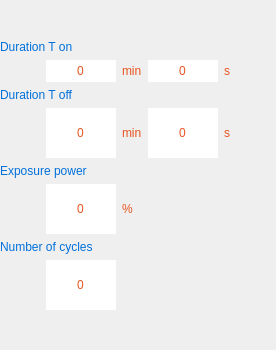
         <widget class="QWidget" name="pageFlashing">
          <layout class="QGridLayout" name="gridLayout_4">
           <property name="leftMargin">
            <number>0</number>
           </property>
           <property name="topMargin">
            <number>0</number>
           </property>
           <property name="rightMargin">
            <number>0</number>
           </property>
           <property name="bottomMargin">
            <number>0</number>
           </property>
           <item row="7" column="1">
            <widget class="QSpinBox" name="powerFlashingspinBox">
             <property name="sizePolicy">
              <sizepolicy hsizetype="Minimum" vsizetype="Fixed">
               <horstretch>0</horstretch>
               <verstretch>50</verstretch>
              </sizepolicy>
             </property>
             <property name="minimumSize">
              <size>
               <width>70</width>
               <height>0</height>
              </size>
             </property>
             <property name="maximumSize">
              <size>
               <width>70</width>
               <height>50</height>
              </size>
             </property>
             <property name="styleSheet">
              <string notr="true">box-shadow: 8px 8px 8px #0070DB29;
width: 85px;
height: 55px;
text-align: left;
font: normal normal bold 25px/29px Arial;
letter-spacing: 0px;
color: #E85420;</string>
             </property>
             <property name="frame">
              <bool>false</bool>
             </property>
             <property name="alignment">
              <set>Qt::AlignmentFlag::AlignCenter</set>
             </property>
             <property name="buttonSymbols">
              <enum>QAbstractSpinBox::ButtonSymbols::NoButtons</enum>
             </property>
            </widget>
           </item>
           <item row="5" column="3">
            <widget class="QSpinBox" name="segOffFlashingspinBox">
             <property name="sizePolicy">
              <sizepolicy hsizetype="Minimum" vsizetype="Fixed">
               <horstretch>0</horstretch>
               <verstretch>50</verstretch>
              </sizepolicy>
             </property>
             <property name="minimumSize">
              <size>
               <width>70</width>
               <height>0</height>
              </size>
             </property>
             <property name="maximumSize">
              <size>
               <width>70</width>
               <height>50</height>
              </size>
             </property>
             <property name="styleSheet">
              <string notr="true">box-shadow: 8px 8px 8px #0070DB29;
width: 85px;
height: 55px;
text-align: left;
font: normal normal bold 25px/29px Arial;
letter-spacing: 0px;
color: #E85420;</string>
             </property>
             <property name="frame">
              <bool>false</bool>
             </property>
             <property name="alignment">
              <set>Qt::AlignmentFlag::AlignCenter</set>
             </property>
             <property name="buttonSymbols">
              <enum>QAbstractSpinBox::ButtonSymbols::NoButtons</enum>
             </property>
            </widget>
           </item>
           <item row="3" column="3">
            <widget class="QSpinBox" name="segOnFlashingspinBox">
             <property name="sizePolicy">
              <sizepolicy hsizetype="Minimum" vsizetype="Fixed">
               <horstretch>0</horstretch>
               <verstretch>50</verstretch>
              </sizepolicy>
             </property>
             <property name="minimumSize">
              <size>
               <width>70</width>
               <height>0</height>
              </size>
             </property>
             <property name="maximumSize">
              <size>
               <width>70</width>
               <height>50</height>
              </size>
             </property>
             <property name="styleSheet">
              <string notr="true">
/* UI Properties */
text-align: left;
font: normal normal bold 25px/29px Arial;
letter-spacing: 0px;
color: #E85420;
opacity: 1;</string>
             </property>
             <property name="frame">
              <bool>false</bool>
             </property>
             <property name="alignment">
              <set>Qt::AlignmentFlag::AlignCenter</set>
             </property>
             <property name="buttonSymbols">
              <enum>QAbstractSpinBox::ButtonSymbols::NoButtons</enum>
             </property>
            </widget>
           </item>
           <item row="3" column="2">
            <widget class="QLabel" name="label_12">
             <property name="sizePolicy">
              <sizepolicy hsizetype="Minimum" vsizetype="Fixed">
               <horstretch>0</horstretch>
               <verstretch>50</verstretch>
              </sizepolicy>
             </property>
             <property name="maximumSize">
              <size>
               <width>999999</width>
               <height>50</height>
              </size>
             </property>
             <property name="styleSheet">
              <string notr="true">
/* UI Properties */
text-align: left;
font: normal normal bold 25px/29px Arial;
letter-spacing: 0px;
color: #E85420;
opacity: 1;</string>
             </property>
             <property name="text">
              <string>min</string>
             </property>
            </widget>
           </item>
           <item row="3" column="4">
            <widget class="QLabel" name="label_13">
             <property name="sizePolicy">
              <sizepolicy hsizetype="Minimum" vsizetype="Fixed">
               <horstretch>0</horstretch>
               <verstretch>50</verstretch>
              </sizepolicy>
             </property>
             <property name="maximumSize">
              <size>
               <width>9999</width>
               <height>50</height>
              </size>
             </property>
             <property name="styleSheet">
              <string notr="true">
/* UI Properties */
text-align: left;
font: normal normal bold 25px/29px Arial;
letter-spacing: 0px;
color: #E85420;
opacity: 1;</string>
             </property>
             <property name="text">
              <string>s</string>
             </property>
            </widget>
           </item>
           <item row="5" column="2">
            <widget class="QLabel" name="label_15">
             <property name="sizePolicy">
              <sizepolicy hsizetype="Preferred" vsizetype="Fixed">
               <horstretch>0</horstretch>
               <verstretch>50</verstretch>
              </sizepolicy>
             </property>
             <property name="maximumSize">
              <size>
               <width>99999</width>
               <height>50</height>
              </size>
             </property>
             <property name="styleSheet">
              <string notr="true">width: 40px;
height: 28px;
/* UI Properties */
text-align: left;
font: normal normal bold 25px/29px Arial;
letter-spacing: 0px;
color: #E85420;
opacity: 1;</string>
             </property>
             <property name="text">
              <string>min</string>
             </property>
            </widget>
           </item>
           <item row="9" column="1">
            <widget class="QSpinBox" name="numberCyclespinBox">
             <property name="sizePolicy">
              <sizepolicy hsizetype="Minimum" vsizetype="Fixed">
               <horstretch>0</horstretch>
               <verstretch>50</verstretch>
              </sizepolicy>
             </property>
             <property name="minimumSize">
              <size>
               <width>70</width>
               <height>0</height>
              </size>
             </property>
             <property name="maximumSize">
              <size>
               <width>70</width>
               <height>50</height>
              </size>
             </property>
             <property name="styleSheet">
              <string notr="true">box-shadow: 8px 8px 8px #0070DB29;
width: 85px;
height: 55px;
text-align: left;
font: normal normal bold 25px/29px Arial;
letter-spacing: 0px;
color: #E85420;</string>
             </property>
             <property name="frame">
              <bool>false</bool>
             </property>
             <property name="alignment">
              <set>Qt::AlignmentFlag::AlignCenter</set>
             </property>
             <property name="buttonSymbols">
              <enum>QAbstractSpinBox::ButtonSymbols::NoButtons</enum>
             </property>
            </widget>
           </item>
           <item row="3" column="1">
            <widget class="QSpinBox" name="minOnFlashingspinBox">
             <property name="sizePolicy">
              <sizepolicy hsizetype="Minimum" vsizetype="Fixed">
               <horstretch>0</horstretch>
               <verstretch>50</verstretch>
              </sizepolicy>
             </property>
             <property name="minimumSize">
              <size>
               <width>70</width>
               <height>0</height>
              </size>
             </property>
             <property name="maximumSize">
              <size>
               <width>70</width>
               <height>50</height>
              </size>
             </property>
             <property name="styleSheet">
              <string notr="true">
/* UI Properties */
text-align: left;
font: normal normal bold 25px/29px Arial;
letter-spacing: 0px;
color: #E85420;
opacity: 1;</string>
             </property>
             <property name="frame">
              <bool>false</bool>
             </property>
             <property name="alignment">
              <set>Qt::AlignmentFlag::AlignCenter</set>
             </property>
             <property name="buttonSymbols">
              <enum>QAbstractSpinBox::ButtonSymbols::NoButtons</enum>
             </property>
            </widget>
           </item>
           <item row="10" column="0">
            <spacer name="verticalSpacer_5">
             <property name="orientation">
              <enum>Qt::Orientation::Vertical</enum>
             </property>
             <property name="sizeType">
              <enum>QSizePolicy::Policy::Expanding</enum>
             </property>
             <property name="sizeHint" stdset="0">
              <size>
               <width>20</width>
               <height>40</height>
              </size>
             </property>
            </spacer>
           </item>
           <item row="3" column="0">
            <spacer name="horizontalSpacer_3">
             <property name="orientation">
              <enum>Qt::Orientation::Horizontal</enum>
             </property>
             <property name="sizeType">
              <enum>QSizePolicy::Policy::Fixed</enum>
             </property>
             <property name="sizeHint" stdset="0">
              <size>
               <width>40</width>
               <height>20</height>
              </size>
             </property>
            </spacer>
           </item>
           <item row="5" column="1">
            <widget class="QSpinBox" name="minOffFlashingspinBox">
             <property name="sizePolicy">
              <sizepolicy hsizetype="Minimum" vsizetype="Fixed">
               <horstretch>0</horstretch>
               <verstretch>50</verstretch>
              </sizepolicy>
             </property>
             <property name="minimumSize">
              <size>
               <width>70</width>
               <height>0</height>
              </size>
             </property>
             <property name="maximumSize">
              <size>
               <width>70</width>
               <height>50</height>
              </size>
             </property>
             <property name="styleSheet">
              <string notr="true">box-shadow: 8px 8px 8px #0070DB29;
width: 85px;
height: 55px;
text-align: left;
font: normal normal bold 25px/29px Arial;
letter-spacing: 0px;
color: #E85420;</string>
             </property>
             <property name="frame">
              <bool>false</bool>
             </property>
             <property name="alignment">
              <set>Qt::AlignmentFlag::AlignCenter</set>
             </property>
             <property name="buttonSymbols">
              <enum>QAbstractSpinBox::ButtonSymbols::NoButtons</enum>
             </property>
            </widget>
           </item>
           <item row="5" column="4">
            <widget class="QLabel" name="label_16">
             <property name="sizePolicy">
              <sizepolicy hsizetype="Preferred" vsizetype="Fixed">
               <horstretch>0</horstretch>
               <verstretch>50</verstretch>
              </sizepolicy>
             </property>
             <property name="maximumSize">
              <size>
               <width>999999</width>
               <height>50</height>
              </size>
             </property>
             <property name="styleSheet">
              <string notr="true">width: 40px;
height: 28px;
/* UI Properties */
text-align: left;
font: normal normal bold 25px/29px Arial;
letter-spacing: 0px;
color: #E85420;
opacity: 1;</string>
             </property>
             <property name="text">
              <string>s</string>
             </property>
            </widget>
           </item>
           <item row="7" column="2">
            <widget class="QLabel" name="label_2">
             <property name="sizePolicy">
              <sizepolicy hsizetype="Preferred" vsizetype="Fixed">
               <horstretch>0</horstretch>
               <verstretch>50</verstretch>
              </sizepolicy>
             </property>
             <property name="maximumSize">
              <size>
               <width>16777215</width>
               <height>50</height>
              </size>
             </property>
             <property name="styleSheet">
              <string notr="true">width: 40px;
height: 28px;
/* UI Properties */
text-align: left;
font: normal normal bold 25px/29px Arial;
letter-spacing: 0px;
color: #E85420;
opacity: 1;</string>
             </property>
             <property name="text">
              <string>%</string>
             </property>
            </widget>
           </item>
           <item row="3" column="5">
            <spacer name="horizontalSpacer_4">
             <property name="orientation">
              <enum>Qt::Orientation::Horizontal</enum>
             </property>
             <property name="sizeHint" stdset="0">
              <size>
               <width>40</width>
               <height>20</height>
              </size>
             </property>
            </spacer>
           </item>
           <item row="2" column="0" colspan="6">
            <widget class="QLabel" name="label_11">
             <property name="sizePolicy">
              <sizepolicy hsizetype="Preferred" vsizetype="Fixed">
               <horstretch>0</horstretch>
               <verstretch>80</verstretch>
              </sizepolicy>
             </property>
             <property name="maximumSize">
              <size>
               <width>9999999</width>
               <height>80</height>
              </size>
             </property>
             <property name="styleSheet">
              <string notr="true">/* UI Properties */
text-align: left;
font: normal normal bold 25px/29px Arial;
letter-spacing: 0px;
color: #0070DB;
opacity: 1;</string>
             </property>
             <property name="text">
              <string>Duration T on</string>
             </property>
            </widget>
           </item>
           <item row="4" column="0" colspan="6">
            <widget class="QLabel" name="label_14">
             <property name="sizePolicy">
              <sizepolicy hsizetype="Preferred" vsizetype="Fixed">
               <horstretch>0</horstretch>
               <verstretch>80</verstretch>
              </sizepolicy>
             </property>
             <property name="maximumSize">
              <size>
               <width>999999</width>
               <height>80</height>
              </size>
             </property>
             <property name="styleSheet">
              <string notr="true">
/* UI Properties */
text-align: left;
font: normal normal bold 25px/29px Arial;
letter-spacing: 0px;
color: #0070DB;
opacity: 1;</string>
             </property>
             <property name="text">
              <string>Duration T off</string>
             </property>
            </widget>
           </item>
           <item row="6" column="0" colspan="6">
            <widget class="QLabel" name="label">
             <property name="sizePolicy">
              <sizepolicy hsizetype="Preferred" vsizetype="Fixed">
               <horstretch>0</horstretch>
               <verstretch>80</verstretch>
              </sizepolicy>
             </property>
             <property name="maximumSize">
              <size>
               <width>16777215</width>
               <height>80</height>
              </size>
             </property>
             <property name="styleSheet">
              <string notr="true">
/* UI Properties */
text-align: left;
font: normal normal bold 25px/29px Arial;
letter-spacing: 0px;
color: #0070DB;
opacity: 1;</string>
             </property>
             <property name="text">
              <string>Exposure power</string>
             </property>
            </widget>
           </item>
           <item row="8" column="0" colspan="6">
            <widget class="QLabel" name="label_10">
             <property name="sizePolicy">
              <sizepolicy hsizetype="Preferred" vsizetype="Fixed">
               <horstretch>0</horstretch>
               <verstretch>80</verstretch>
              </sizepolicy>
             </property>
             <property name="maximumSize">
              <size>
               <width>9999999</width>
               <height>80</height>
              </size>
             </property>
             <property name="styleSheet">
              <string notr="true">
/* UI Properties */
text-align: left;
font: normal normal bold 25px/29px Arial;
letter-spacing: 0px;
color: #0070DB;
opacity: 1;</string>
             </property>
             <property name="text">
              <string>Number of cycles</string>
             </property>
            </widget>
           </item>
           <item row="0" column="3">
            <spacer name="verticalSpacer_7">
             <property name="orientation">
              <enum>Qt::Orientation::Vertical</enum>
             </property>
             <property name="sizeType">
              <enum>QSizePolicy::Policy::Fixed</enum>
             </property>
             <property name="sizeHint" stdset="0">
              <size>
               <width>20</width>
               <height>40</height>
              </size>
             </property>
            </spacer>
           </item>
          </layout>
         </widget>
